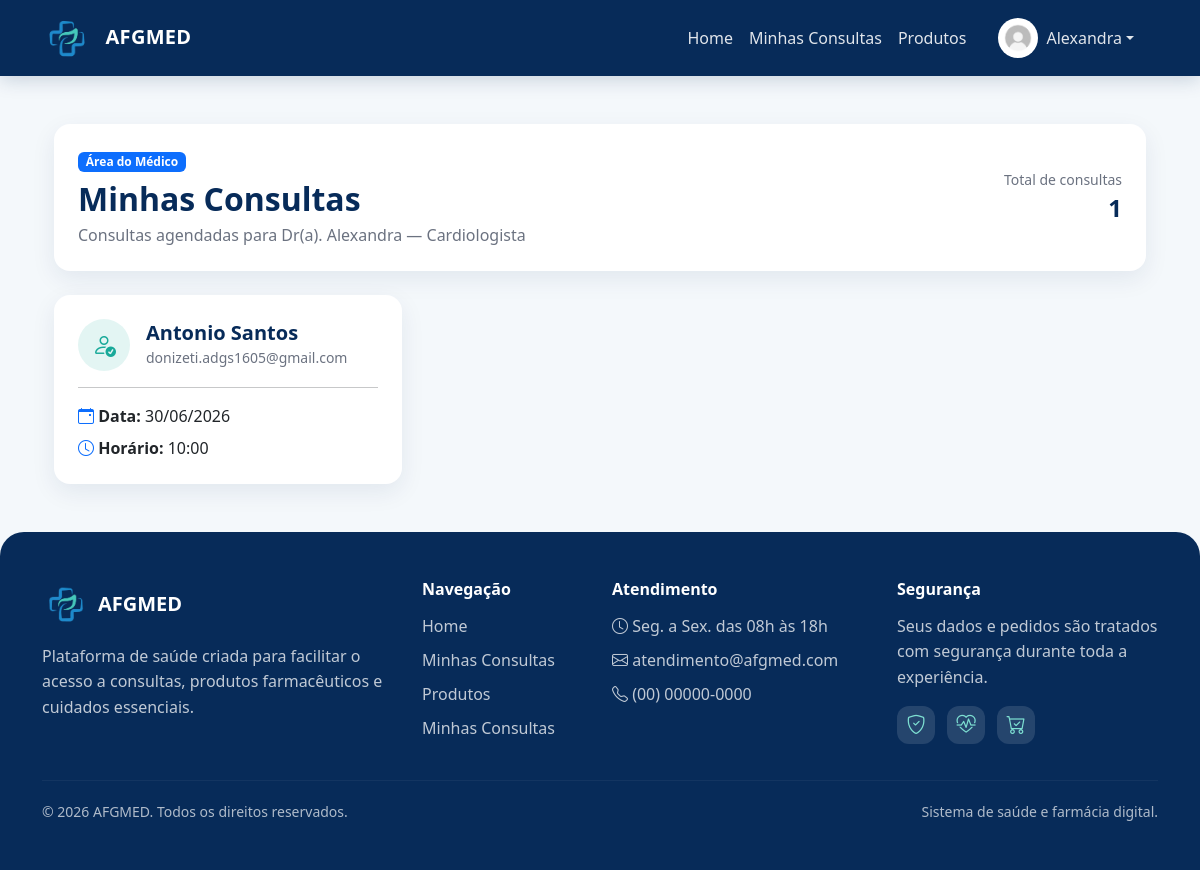
/medicos (signed in), run on the app's committed database.
### projetoafgmed/models.py (models this page shows, shortened)
class Usuario(database.Model, UserMixin):
    id = database.Column(database.Integer, primary_key=True)
    nome = database.Column(database.String, nullable=False)
    sobrenome = database.Column(database.String, nullable=False)
    email = database.Column(database.String, nullable=False, unique=True)
    senha = database.Column(database.String, nullable=False)
    foto = database.Column(database.String(200), nullable=True, default="usuario_padrao.jpg")
    is_admin = database.Column(database.Boolean, default=False)
    is_medico = database.Column(database.Boolean, default=False, nullable=False)
    id_medico = database.Column(database.Integer, database.ForeignKey("medico.id"), nullable=True)
    perfil = database.relationship("PerfilUsuario", backref="usuario", uselist=False)
    carrinho = database.relationship("Carrinho", backref="usuario", uselist=False)
    consultas = database.relationship("Consulta", backref="usuario", lazy=True)
    medico = database.relationship(
        "Medico",
        backref=database.backref("usuario_acesso", uselist=False),
        foreign_keys=[id_medico]
    )

class Medico(database.Model):
    id = database.Column(database.Integer, primary_key=True)
    nome = database.Column(database.String, nullable=False)
    especialidade = database.Column(database.String, nullable=False)
    email = database.Column(database.String)
    telefone = database.Column(database.String)
    foto = database.Column(database.String, default="default.jpg")
    data_criacao = database.Column(database.DateTime, nullable=False, default=datetime.utcnow)

class Consulta(database.Model):
    id = database.Column(database.Integer, primary_key=True)
    medico_id = database.Column(database.Integer, database.ForeignKey("medico.id"), nullable=False)
    usuario_id = database.Column(database.Integer, database.ForeignKey("usuario.id"), nullable=False)
    horario = database.Column(database.String(20), nullable=False)
    data = database.Column(database.Date, default=datetime.today)
    medico = database.relationship("Medico", backref=database.backref("consultas", lazy=True))

### projetoafgmed/routes.py (the view)
@app.route("/medicos")
@login_required
def medicos():
    if getattr(current_user, "is_medico", False) and not getattr(current_user, "is_admin", False):
        medico = medico_logado()
        if not medico:
            flash("Seu usuário médico ainda não está vinculado a um cadastro médico.", "warning")
            return render_template("consultas_medico.html", medico=None, consultas=[])
        consultas_medico = Consulta.query.filter_by(
            medico_id=medico.id
        ).order_by(
            Consulta.data.asc(),
            Consulta.horario.asc()
        ).all()
        return render_template(
            "consultas_medico.html",
            medico=medico,
            consultas=consultas_medico
        )
    return render_template("medicos.html", medicos=Medico.query.all())

### projetoafgmed/models.py (called while the page is built)
@login_manager.user_loader
def load_usuario(id_usuario):
    return Usuario.query.get(int(id_usuario))

### projetoafgmed/routes.py (called while the page is built, shortened)
@app.context_processor
def carrinho_global():
    if current_user.is_authenticated:
        carrinho = Carrinho.query.filter_by(
            id_usuario=current_user.id,
            status="ativo"
        ).first()
        itens = carrinho.itens if carrinho else []
        total = sum(item.quantidade * item.preco_unitario for item in itens)
        quantidade = sum(item.quantidade for item in itens)
        return {
            "carrinho": carrinho,
            "itens_carrinho": itens,
            "total_carrinho": total,
            "quantidade_carrinho": quantidade
        }

def medico_logado():
    if not getattr(current_user, "is_medico", False):
        return None
    if not current_user.id_medico:
        return None
    return Medico.query.get(current_user.id_medico)

### projetoafgmed/templates/consultas_medico.html (shortened to what this page needs)
{% extends "base.html" %}
{% block content %}
<div class="container mt-5">
    <div class="card border-0 shadow-sm rounded-4 mb-4">
        <div class="card-body p-4">
            <div class="d-flex flex-column flex-md-row align-items-md-center justify-content-between gap-3">
                <div>
                    <span class="badge bg-primary mb-2">
                        Área do Médico
                    </span>
                    <h2 class="fw-bold mb-1" style="color:#072B59;">
                        Minhas Consultas
                    </h2>
                    {% if medico %}
                        <p class="text-muted mb-0">
                            Consultas agendadas para Dr(a). {{ medico.nome }} — {{ medico.especialidade }}
                        </p>
                    {% else %}
                        <p class="text-muted mb-0">
                            Nenhum cadastro médico vinculado ao seu usuário.
                        </p>
                    {% endif %}
                </div>
                {% if medico %}
                    <div class="text-md-end">
                        <small class="text-muted d-block">Total de consultas</small>
                        <strong class="fs-4" style="color:#072B59;">
                            {{ consultas|length }}
                        </strong>
                    </div>
                {% endif %}
            </div>
        </div>
    </div>
    {% if consultas %}
        <div class="row g-4">
            {% for consulta in consultas %}
                <div class="col-12 col-md-6 col-lg-4">
                    <div class="card border-0 shadow-sm rounded-4 h-100">
                        <div class="card-body p-4">
                            <div class="d-flex align-items-center gap-3 mb-3">
                                <div class="rounded-circle d-flex align-items-center justify-content-center"
                                     style="width:52px; height:52px; background:rgba(24,169,153,.12); color:#18A999; font-size:1.5rem;">
                                    <i class="bi bi-person-check"></i>
                                </div>
                                <div>
                                    <h5 class="fw-bold mb-0" style="color:#072B59;">
                                        {{ consulta.usuario.nome }} {{ consulta.usuario.sobrenome }}
                                    </h5>
                                    <small class="text-muted">
                                        {{ consulta.usuario.email }}
                                    </small>
                                </div>
                            </div>
                            <hr>
                            <p class="mb-2">
                                <i class="bi bi-calendar-event text-primary"></i>
                                <strong>Data:</strong>
                                {{ consulta.data.strftime('%d/%m/%Y') }}
                            </p>
                            <p class="mb-0">
                                <i class="bi bi-clock text-primary"></i>
                                <strong>Horário:</strong>
                                {{ consulta.horario }}
                            </p>
                        </div>
                    </div>
                </div>
            {% endfor %}
        </div>
    {% endif %}
</div>
{% endblock %}

### projetoafgmed/templates/base.html (shortened to what this page needs)
<!DOCTYPE html>
<html lang="pt-br">
<head>
    <link href="https://cdn.jsdelivr.net/npm/bootstrap@5.3.8/dist/css/bootstrap.min.css" rel="stylesheet">
    <link rel="stylesheet" href="https://cdn.jsdelivr.net/npm/bootstrap-icons@1.11.3/font/bootstrap-icons.css">
    <link rel="stylesheet" href="{{ url_for('static', filename='css/style.css') }}">
</head>
<body>
<nav class="navbar navbar-expand-lg navbar-dark bg-dark">
    <div class="container">
        <a class="navbar-brand" href="{{ url_for('homepage') }}">
            <img src="{{ url_for('static', filename='imagens/logo.jpg') }}" alt="Logo" width="50" class="me-2">
            AFGMED
        </a>
        <div class="collapse navbar-collapse" id="navbarNav">
            <ul class="navbar-nav ms-auto align-items-center">
                <li class="nav-item">
                    <a class="nav-link" href="{{ url_for('homepage') }}">Home</a>
                </li>
                {% if current_user.is_authenticated and current_user.is_medico and not current_user.is_admin %}
                    <li class="nav-item">
                        <a class="nav-link" href="{{ url_for('medicos') }}">Minhas Consultas</a>
                    </li>
                {% else %}
                    <li class="nav-item">
                        <a class="nav-link" href="{{ url_for('medicos') }}">Consulta</a>
                    </li>
                {% endif %}
                <li class="nav-item">
                    <a class="nav-link" href="{{ url_for('produtos') }}">Produtos</a>
                </li>
            </ul>
            <ul class="navbar-nav ms-3 align-items-center">
                {% if current_user.is_authenticated %}
                    <li class="nav-item dropdown me-3">
                        <a class="nav-link dropdown-toggle d-flex align-items-center"
                           href="#"
                           id="perfilDropdown"
                           role="button"
                           data-bs-toggle="dropdown"
                           aria-expanded="false">
                            <img src="{{ url_for('static', filename='fotos_perfil/' + (current_user.foto or 'usuario_padrao.jpg')) }}"
                                 alt="Perfil"
                                 class="rounded-circle"
                                 style="width:40px; height:40px; object-fit:cover;">
                            <span class="ms-2">{{ current_user.nome }}</span>
                        </a>
                    </li>
                {% endif %}
            </ul>
        </div>
    </div>
</nav>
<main class="container mt-5">
    {% block content %}{% endblock %}
</main>
<footer class="footer-afg mt-5">
    <div class="container py-5">
        <div class="row g-4">
            <div class="col-md-4">
                <div class="d-flex align-items-center mb-3">
                    <img src="{{ url_for('static', filename='imagens/logo.jpg') }}" alt="Logo AFGMED" width="48" class="footer-logo me-2">
                    <h5 class="mb-0 fw-bold">AFGMED</h5>
                </div>
                <p class="footer-text">
                    Plataforma de saúde criada para facilitar o acesso a consultas,
                    produtos farmacêuticos e cuidados essenciais.
                </p>
            </div>
            <div class="col-md-2">
                <h6 class="footer-title">Navegação</h6>
                <ul class="footer-links">
                    <li><a href="{{ url_for('homepage') }}">Home</a></li>
                    {% if current_user.is_authenticated and current_user.is_medico and not current_user.is_admin %}
                        <li><a href="{{ url_for('medicos') }}">Minhas Consultas</a></li>
                    {% else %}
                        <li><a href="{{ url_for('medicos') }}">Consulta</a></li>
                    {% endif %}
                    <li><a href="{{ url_for('produtos') }}">Produtos</a></li>
                    {% if current_user.is_authenticated %}
                        {% if current_user.is_medico and not current_user.is_admin %}
                            <li><a href="{{ url_for('medicos') }}">Minhas Consultas</a></li>
                        {% else %}
                            <li><a href="{{ url_for('meus_agendamentos') }}">Meus Agendamentos</a></li>
                            <li><a href="{{ url_for('meus_pedidos') }}">Minhas Compras</a></li>
                        {% endif %}
                    {% endif %}
                </ul>
            </div>
            <div class="col-md-3">
                <h6 class="footer-title">Atendimento</h6>
                <ul class="footer-links">
                    <li><i class="bi bi-clock"></i> Seg. a Sex. das 08h às 18h</li>
                    <li><i class="bi bi-envelope"></i> atendimento@afgmed.com</li>
                    <li><i class="bi bi-telephone"></i> (00) 00000-0000</li>
                </ul>
            </div>
            <div class="col-md-3">
                <h6 class="footer-title">Segurança</h6>
                <p class="footer-text">
                    Seus dados e pedidos são tratados com segurança durante toda a experiência.
                </p>
                <div class="footer-icons">
                    <i class="bi bi-shield-check"></i>
                    <i class="bi bi-heart-pulse"></i>
                    <i class="bi bi-cart-check"></i>
                </div>
            </div>
        </div>
        <hr class="footer-line">
        <div class="d-flex flex-column flex-md-row justify-content-between align-items-center gap-2">
            <small>© 2026 AFGMED. Todos os direitos reservados.</small>
            <small>Sistema de saúde e farmácia digital.</small>
        </div>
    </div>
</footer>
</body>
</html>

### projetoafgmed/static/css/style.css (style rules this page uses)
body { background: #f4f8fb; color: #273444; font-family: 'Segoe UI', Tahoma, Geneva, Verdana, sans-serif; }
.navbar { background: #072B59 !important; box-shadow: 0 4px 18px rgba(7, 43, 89, 0.18); }
.navbar-brand { font-weight: 700; letter-spacing: .3px; }
.navbar-brand img { border-radius: 10px; object-fit: cover; }
.navbar .nav-link { color: rgba(255, 255, 255, .88) !important; font-weight: 500; }
.card { border: none; border-radius: 20px; overflow: hidden; transition: .25s ease; box-shadow: 0 8px 24px rgba(7,43,89,.08) !important; }
.card-body { padding: 22px; }
.text-muted { color: #6b7280 !important; }
.footer-afg { background: #072B59; color: #ffffff; border-radius: 24px 24px 0 0; }
.footer-logo { border-radius: 10px; object-fit: cover; }
.footer-text { color: rgba(255, 255, 255, 0.75); line-height: 1.6; margin-bottom: 0; }
.footer-title { font-weight: 700; margin-bottom: 15px; color: #ffffff; }
.footer-links { list-style: none; padding: 0; margin: 0; }
.footer-links li { margin-bottom: 10px; color: rgba(255, 255, 255, 0.75); }
.footer-links a { color: rgba(255, 255, 255, 0.75); text-decoration: none; transition: .2s ease; }
.footer-icons { display: flex; gap: 12px; margin-top: 15px; }
.footer-icons i { width: 38px; height: 38px; background: rgba(255, 255, 255, 0.12); color: #7ee0d2; border-radius: 12px; display: grid; place-items: center; font-size: 1.2rem; }
.footer-line { border-color: rgba(255, 255, 255, 0.18); margin: 30px 0 20px; }
.footer-afg small { color: rgba(255, 255, 255, 0.68); }

### data on the page
Usuario: foto (picture), nome "Alexandra"
Medico: nome "Alexandra", especialidade "Cardiologista"
Consulta: usuario.nome "Antonio", usuario.sobrenome "Santos", usuario.email "donizeti.adgs1605@gmail.com", data "30/06/2026", horario "10:00"

### other printed values
{{ consultas|length }} "1"
